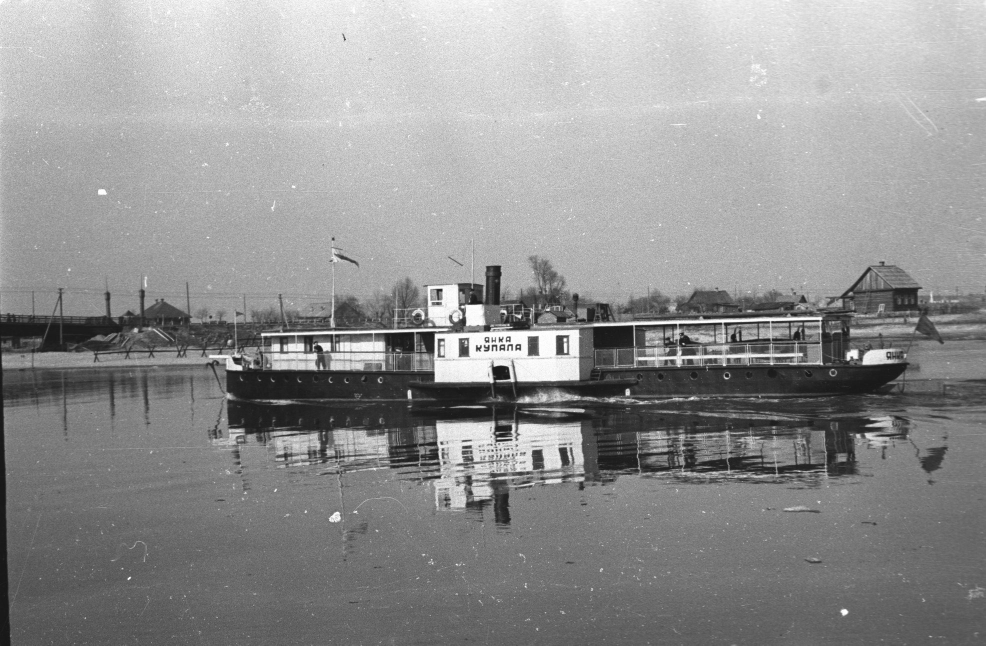
#> input picture Lab1/data/boat1.jpg, 1972 x 1291 px (shown at 1/2 size)
$ python correlation_filter.py
#> lines starting #> are read from the running program, lines starting #| are printed output that depends on the picture
"""Корреляционный фильтр на NumPy.

Сама свёртка с ядром написана только через numpy: без cv2.filter2D и scipy.signal.
Корреляция не отражает ядро. Граница кадра дополняется краевыми значениями.
"""

from pathlib import Path

import numpy as np
from PIL import Image, ImageDraw, ImageFont

ROOT = Path(__file__).resolve().parent
DATA = ROOT / "data"
OUT = ROOT / "output"

KERNELS = {
    "box": np.ones((5, 5), dtype=np.float64),
    "edge": np.array(
        [
            [-1, -1, -1, -1, -1],
            [-1, -1, -1, -1, -1],
            [0, 0, 0, 0, 0],
            [1, 1, 1, 1, 1],
            [1, 1, 1, 1, 1],
        ],
        dtype=np.float64,
    ),
    "edge_center": np.array(
        [
            [-1, -1, -1, -1, -1],
            [-1, -1, -1, -1, -1],
            [0, 0, 1, 0, 0],
            [1, 1, 1, 1, 1],
            [1, 1, 1, 1, 1],
        ],
        dtype=np.float64,
    ),
}

TITLES = {
    "box": "ядро 1, усреднение",
    "edge": "ядро 2, перепад",
    "edge_center": "ядро 3, центр = 1",
}


def normalize_kernel(kernel: np.ndarray) -> np.ndarray:
    total = float(kernel.sum())
    if abs(total) > 1e-12:
        return kernel / total
    return kernel / float(np.abs(kernel).sum())


def correlate(image: np.ndarray, kernel: np.ndarray) -> np.ndarray:
    """Корреляция изображения с ядром. Только операции NumPy."""
    kernel = normalize_kernel(np.asarray(kernel, dtype=np.float64))
    source = np.asarray(image, dtype=np.float64)
    kernel_h, kernel_w = kernel.shape
    pad_y, pad_x = kernel_h // 2, kernel_w // 2
    padded = np.pad(source, ((pad_y, pad_y), (pad_x, pad_x)), mode="edge")
    result = np.zeros_like(source)
    height, width = source.shape
    for row in range(kernel_h):
        for col in range(kernel_w):
            weight = kernel[row, col]
            if weight == 0.0:
                continue
            result += weight * padded[row : row + height, col : col + width]
    return result


def to_uint8(image: np.ndarray) -> np.ndarray:
    low, high = np.percentile(image, (1.0, 99.0))
    if high - low < 1e-8:
        return np.zeros(image.shape, dtype=np.uint8)
    scaled = np.clip((image - low) / (high - low), 0.0, 1.0)
    return (scaled * 255.0).astype(np.uint8)


def load_gray(path: Path) -> np.ndarray:
    return np.asarray(Image.open(path).convert("L"))


def save_gray(path: Path, image: np.ndarray) -> None:
    Image.fromarray(to_uint8(image), mode="L").save(path)


def montage(panels: list[tuple[str, np.ndarray]], path: Path) -> None:
    thumb_w = 420
    font = ImageFont.truetype("/usr/share/fonts/truetype/dejavu/DejaVuSans.ttf", 16)
    tiles = []
    for title, image in panels:
        picture = Image.fromarray(to_uint8(image), mode="L").convert("RGB")
        scale = thumb_w / picture.width
        picture = picture.resize((thumb_w, max(1, int(picture.height * scale))), Image.Resampling.LANCZOS)
        canvas = Image.new("RGB", (picture.width, picture.height + 26), (255, 255, 255))
        canvas.paste(picture, (0, 26))
        ImageDraw.Draw(canvas).text((6, 4), title, fill=(0, 0, 0), font=font)
        tiles.append(canvas)
    sheet = Image.new("RGB", (sum(tile.width for tile in tiles), max(tile.height for tile in tiles)), (255, 255, 255))
    offset = 0
    for tile in tiles:
        sheet.paste(tile, (offset, 0))
        offset += tile.width
    sheet.save(path, quality=90)


def main() -> None:
    OUT.mkdir(parents=True, exist_ok=True)
    for name in ("boat1.jpg", "boat2.png"):
        image = load_gray(DATA / name)
#> in load_gray, returned value is the input picture: shape (1291, 1972); min 16, max 255, mean 145.8
        stem = Path(name).stem
        panels = [("исходное", image)]
        save_gray(OUT / f"{stem}_original.png", image)
#> in to_uint8, `low, high = np.percentile(image, (1.0, 99.0))`: low = 29; high = 244
#> in to_uint8, `scaled = np.clip((image - low) / (high - low), 0.0, 1.0)`:
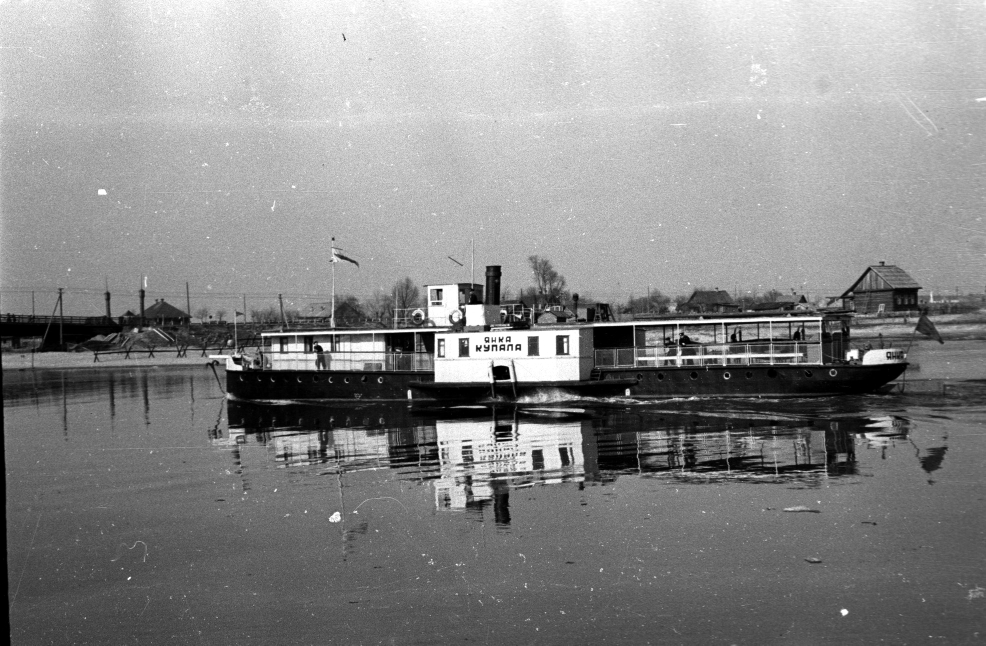
#> scaled: shape (1291, 1972) float64 (shown at 1/2 size); min 0, max 1, mean 0.543
        for key, kernel in KERNELS.items():
            filtered = correlate(image, kernel)
            save_gray(OUT / f"{stem}_{key}.png", filtered)
            panels.append((TITLES[key], filtered))
            print(f"{stem} / {key}: min={filtered.min():.2f} max={filtered.max():.2f}")
#> this loop made 3 passes
#| boat1 / box: min=23.60 max=254.04
#| boat1 / edge: min=-104.65 max=102.05
#| boat1 / edge_center: min=-1964.00 max=2217.00
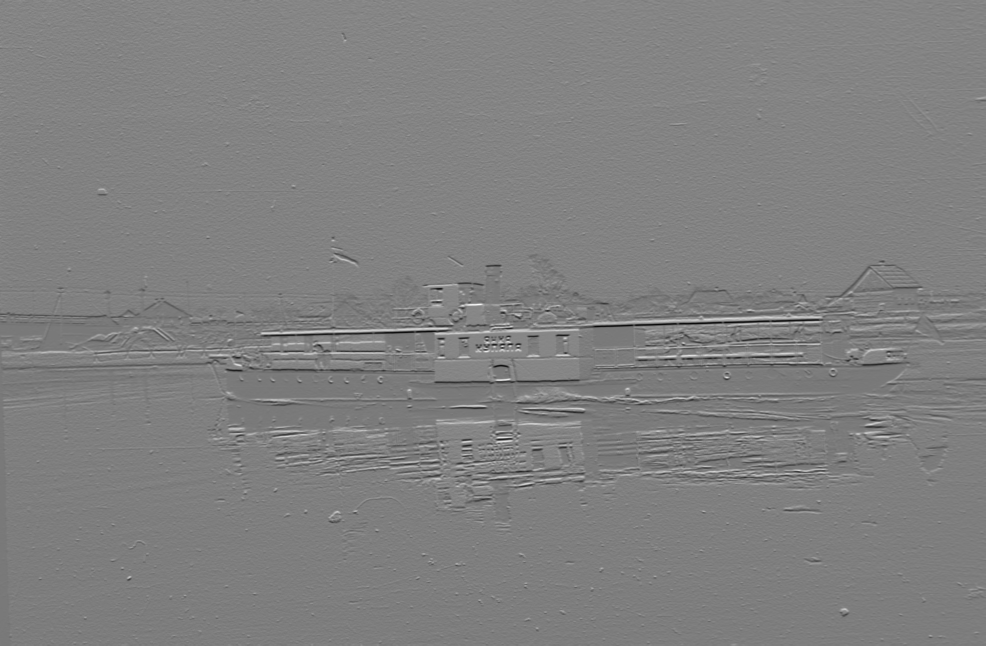
#> filtered: shape (1291, 1972) float64 (shown at 1/2 size); min -1964, max 2217, mean 142.5; drawn with min black and max white
#> after the loop, panels = 4 items
        montage(panels, OUT / f"{stem}_montage.jpg")
#> the loop in montage, `for title, image in panels:` made 4 passes
#> (title, low in to_uint8, high in to_uint8) on passes 1 to 4: ('исходное', 29, 244), ('ядро 1, усреднение', 30.44, 238.6), ('ядро 2, перепад', -29.05, 29.65), ('ядро 3, центр = 1', -468, 719)
#> pass 1, in montage, `picture = picture.resize((thumb_w, max(1, int(picture.height * scale))..`:
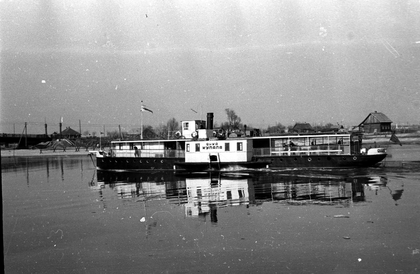
#> picture: PIL image 420x274 RGB; min 0, max 255, mean 138
#> after the loop in montage, `for title, image in panels:`:
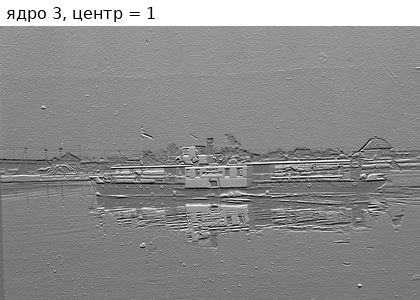
#> canvas: PIL image 420x300 RGB; min 0, max 255, mean 140.7
#> after the loop in montage, `for title, image in panels:`:
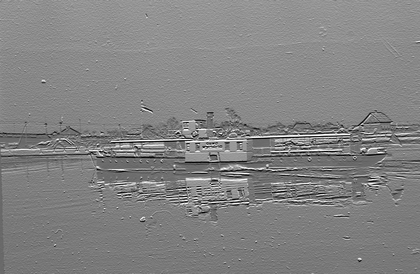
#> picture: PIL image 420x274 RGB; min 0, max 255, mean 130.7
#> in montage, `sheet = Image.new("RGB", (sum(tile.width for tile in tiles), max(tile...`: sheet: PIL image 1680x300 RGB; every value is 255
#> the loop in montage, `for tile in tiles:` made 4 passes
#> offset on passes 1 to 4: 420, 840, 1260, 1680
#> after the loop in montage, `for tile in tiles:`:
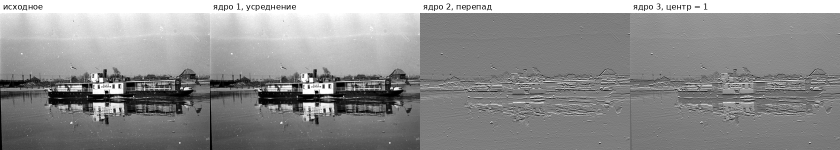
#> sheet: PIL image 1680x300 RGB (shown at 1/2 size); min 0, max 255, mean 143.4
#> after the loop in montage, `for tile in tiles:`: offset = 1680
    print(f"результаты записаны в {OUT}")


if __name__ == "__main__":
#> (the run stopped early here; a loop or call above may not have finished)
